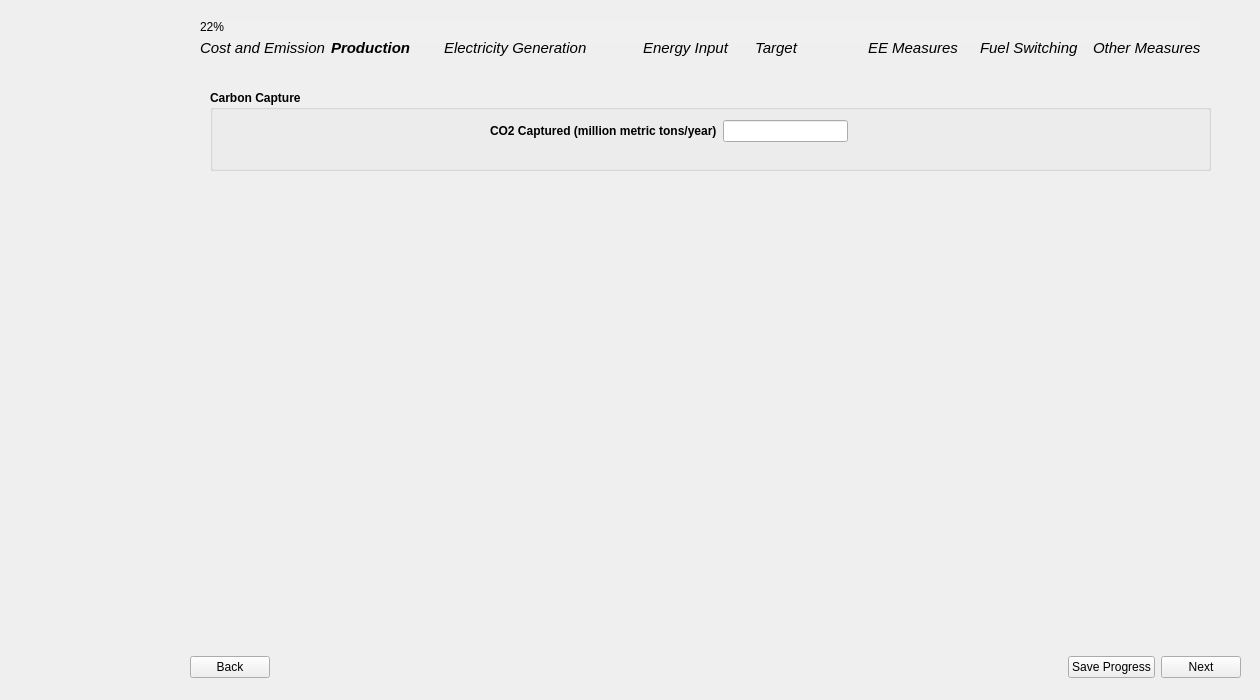
<?xml version="1.0" encoding="UTF-8"?>
<ui version="4.0">
 <class>Page4_CarbonCapture</class>
 <widget class="QWidget" name="Page4_CarbonCapture">
  <property name="geometry">
   <rect>
    <x>0</x>
    <y>0</y>
    <width>1260</width>
    <height>700</height>
   </rect>
  </property>
  <property name="sizePolicy">
   <sizepolicy hsizetype="Fixed" vsizetype="Fixed">
    <horstretch>0</horstretch>
    <verstretch>0</verstretch>
   </sizepolicy>
  </property>
  <property name="windowTitle">
   <string>Form</string>
  </property>
  <property name="styleSheet">
   <string notr="true"/>
  </property>
  <widget class="QWidget" name="layoutWidget">
   <property name="geometry">
    <rect>
     <x>190</x>
     <y>650</y>
     <width>1051</width>
     <height>35</height>
    </rect>
   </property>
   <layout class="QHBoxLayout" name="button_layout">
    <item>
     <widget class="QPushButton" name="backBtn">
      <property name="text">
       <string>Back</string>
      </property>
     </widget>
    </item>
    <item>
     <spacer name="horizontalSpacer">
      <property name="orientation">
       <enum>Qt::Horizontal</enum>
      </property>
      <property name="sizeHint" stdset="0">
       <size>
        <width>40</width>
        <height>20</height>
       </size>
      </property>
     </spacer>
    </item>
    <item>
     <widget class="QPushButton" name="saveBtn">
      <property name="text">
       <string>Save Progress</string>
      </property>
     </widget>
    </item>
    <item>
     <widget class="QPushButton" name="nextBtn">
      <property name="font">
       <font>
        <kerning>true</kerning>
       </font>
      </property>
      <property name="text">
       <string>Next</string>
      </property>
     </widget>
    </item>
   </layout>
  </widget>
  <widget class="QGroupBox" name="clinker_material_group">
   <property name="geometry">
    <rect>
     <x>210</x>
     <y>90</y>
     <width>1001</width>
     <height>81</height>
    </rect>
   </property>
   <property name="font">
    <font>
     <bold>true</bold>
    </font>
   </property>
   <property name="styleSheet">
    <string notr="true">QPushButton {
    background-color: #26481f;  /* Green */
    color: white;
    border: none;
    padding: 8px 16px;
    font-size: 14px;
    border-radius: 6px;
    min-width: 90px;
    min-height: 15px;

}

QPushButton:hover {
    background-color: #45a049;
}

QPushButton:pressed {
    background-color: #3e8e41;
}

QPushButton#saveBtn {
                background-color: white;
                color: #26481f;
            }
QPushButton#saveBtn:hover {
                background-color: #45a049;
			  color: white;
            }

    QLineEdit {
        border-radius: 10px;    
        padding: 5px;           
    }

myLineEdit-&gt;setFixedSize(200, 30)</string>
   </property>
   <property name="title">
    <string>Carbon Capture</string>
   </property>
   <widget class="QWidget" name="layoutWidget">
    <property name="geometry">
     <rect>
      <x>280</x>
      <y>30</y>
      <width>401</width>
      <height>41</height>
     </rect>
    </property>
    <layout class="QFormLayout" name="formLayout_carbon_capture">
     <item row="0" column="0">
      <widget class="QLabel" name="co2_captured_label">
       <property name="text">
        <string>CO2 Captured (million metric tons/year)</string>
       </property>
      </widget>
     </item>
     <item row="0" column="1">
      <widget class="QLineEdit" name="co2_captured_input">
       <property name="sizePolicy">
        <sizepolicy hsizetype="Fixed" vsizetype="Fixed">
         <horstretch>0</horstretch>
         <verstretch>0</verstretch>
        </sizepolicy>
       </property>
       <property name="text">
        <string/>
       </property>
      </widget>
     </item>
    </layout>
   </widget>
  </widget>
  <widget class="QLabel" name="side_image">
   <property name="geometry">
    <rect>
     <x>0</x>
     <y>-30</y>
     <width>171</width>
     <height>761</height>
    </rect>
   </property>
   <property name="text">
    <string/>
   </property>
   <property name="pixmap">
    <pixmap>../images/BEST_side_abstract.png</pixmap>
   </property>
  </widget>
  <widget class="QProgressBar" name="progressBar">
   <property name="geometry">
    <rect>
     <x>200</x>
     <y>20</y>
     <width>1001</width>
     <height>23</height>
    </rect>
   </property>
   <property name="styleSheet">
    <string notr="true">QProgressBar {
    background-color: #F0F0F0;
    border: none;
	border-radius: 8px;
}
QProgressBar::chunk {
	border-radius: 8px;
    background: QLinearGradient(
        x1: 0, y1: 0, x2: 1, y2: 0,
        stop: 0 #33bef0,   /* Light Blue */
        stop: 1 #77d695    /* Light Green */
    );
}</string>
   </property>
   <property name="value">
    <number>22</number>
   </property>
  </widget>
  <widget class="QWidget" name="layoutWidget_2">
   <property name="geometry">
    <rect>
     <x>200</x>
     <y>40</y>
     <width>1001</width>
     <height>16</height>
    </rect>
   </property>
   <layout class="QGridLayout" name="gridLayout_11">
    <item row="0" column="0">
     <widget class="QLabel" name="label">
      <property name="font">
       <font>
        <pointsize>11</pointsize>
        <italic>true</italic>
        <bold>false</bold>
       </font>
      </property>
      <property name="text">
       <string>Cost and Emission</string>
      </property>
     </widget>
    </item>
    <item row="0" column="1">
     <widget class="QLabel" name="label_2">
      <property name="font">
       <font>
        <pointsize>11</pointsize>
        <italic>true</italic>
        <bold>true</bold>
       </font>
      </property>
      <property name="text">
       <string>Production</string>
      </property>
     </widget>
    </item>
    <item row="0" column="2">
     <widget class="QLabel" name="label_4">
      <property name="font">
       <font>
        <pointsize>11</pointsize>
        <italic>true</italic>
       </font>
      </property>
      <property name="text">
       <string>Electricity Generation            </string>
      </property>
     </widget>
    </item>
    <item row="0" column="3">
     <widget class="QLabel" name="label_5">
      <property name="font">
       <font>
        <pointsize>11</pointsize>
        <italic>true</italic>
       </font>
      </property>
      <property name="text">
       <string>Energy Input</string>
      </property>
     </widget>
    </item>
    <item row="0" column="4">
     <widget class="QLabel" name="label_6">
      <property name="font">
       <font>
        <pointsize>11</pointsize>
        <italic>true</italic>
        <bold>false</bold>
       </font>
      </property>
      <property name="text">
       <string>Target</string>
      </property>
     </widget>
    </item>
    <item row="0" column="5">
     <widget class="QLabel" name="label_7">
      <property name="font">
       <font>
        <pointsize>11</pointsize>
        <italic>true</italic>
       </font>
      </property>
      <property name="text">
       <string>EE Measures</string>
      </property>
     </widget>
    </item>
    <item row="0" column="6">
     <widget class="QLabel" name="label_8">
      <property name="font">
       <font>
        <pointsize>11</pointsize>
        <italic>true</italic>
       </font>
      </property>
      <property name="text">
       <string>Fuel Switching</string>
      </property>
     </widget>
    </item>
    <item row="0" column="7">
     <widget class="QLabel" name="label_9">
      <property name="font">
       <font>
        <pointsize>11</pointsize>
        <italic>true</italic>
       </font>
      </property>
      <property name="text">
       <string>Other Measures</string>
      </property>
     </widget>
    </item>
   </layout>
  </widget>
 </widget>
 <resources/>
 <connections/>
</ui>
